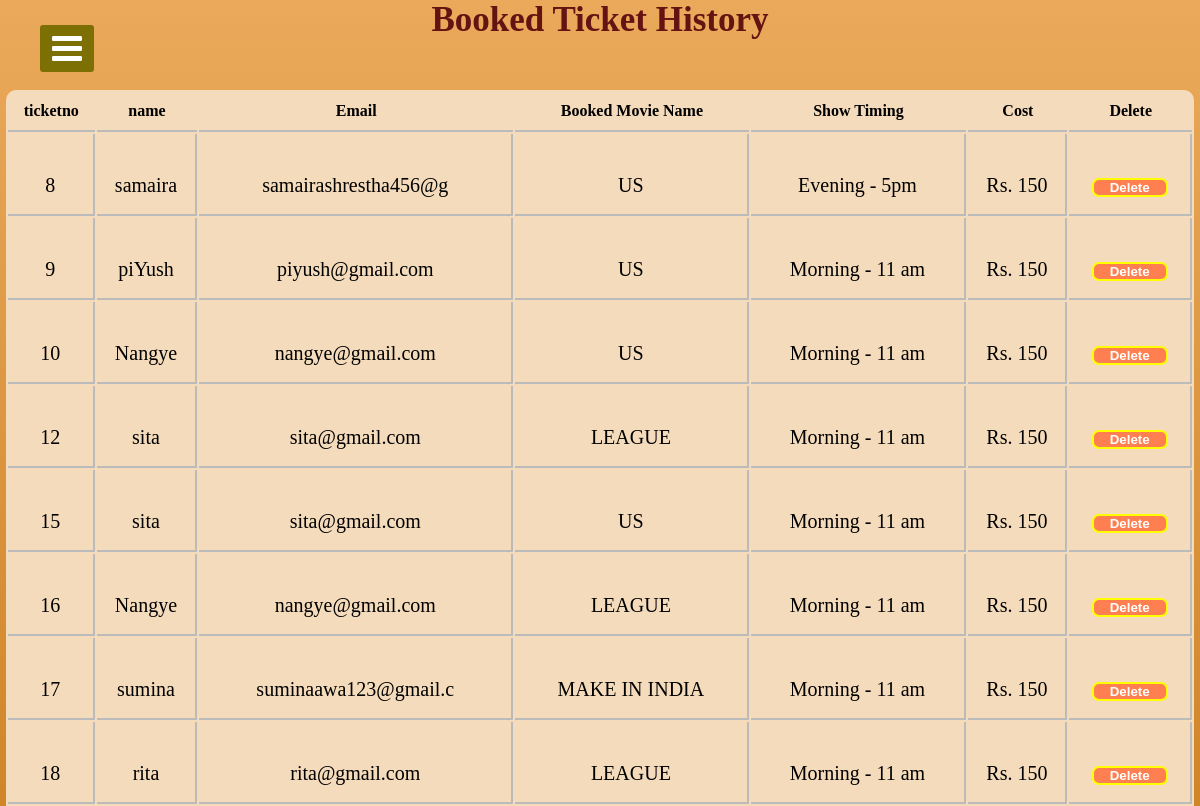
Page /dashboard/ticketBooked.php on the committed database.
### tables this page shows
CREATE TABLE `ticket` (
  `seatno` varchar(10) NOT NULL,
  `name` varchar(20) NOT NULL,
  `number` int(15) NOT NULL,
  `movie` varchar(40) NOT NULL,
  `timing` varchar(50) NOT NULL,
  `email` varchar(20) NOT NULL,
  `ticketno` int(100) NOT NULL
);

### dashboard/ticketBooked.php (the view, shortened to what this page needs)
<?php include("connection.php")?>
<!DOCTYPE html>
<html>
<head>
  <link rel="stylesheet" href="https://cdnjs.cloudflare.com/ajax/libs/font-awesome/4.7.0/css/font-awesome.min.css">
<link rel="stylesheet" href="sidebar.css">
<link rel="stylesheet" href="viewdetail.css">
</head>
<body>
  </html>
<!DOCTYPE html>
<html>
<head>
</head>
<body>
<label for="check">
<i class="fa fa-bars" id="btn"></i>
</label>
<div class="sidebar2">
<h1 class="adminTopic">Booked Ticket History</h1>
<?php
    $sqlget="SELECT * FROM ticket";
    $sqldata=mysqli_query($conn,$sqlget) or die('error getting');
    echo "<table>";
    echo "<tr>
      <th>ticketno</th>
      <th>name</th>
    <th>Email</th>
    <th>Booked Movie Name</th>
    <th>Show Timing</th>
    <th>Cost</th>
    <th>Delete</th>
       </tr>";
       while ($row=mysqli_fetch_array($sqldata,MYSQLI_ASSOC))
       {
        echo "<tr><td>";
        echo $row['ticketno'];
        echo "</td><td>";
        echo $row['name'];
        echo "</td><td>";
        echo $row['email'];
        echo "</td><td>";
        echo $row['movie'];
        echo "</td><td>";
        echo $row['timing'];
        echo "</td><td>";
        echo "Rs. 150";
        echo "</td>";
        ?>
<td>
<button style = "border:2px solid yellow; border-radius:7px; background-color:coral;color:black;" >
  <a href="deleteBookedTicket.php?id=<?php echo $row['ticketno'];?>">
    Delete
</a>
</button>
</td>
<?php
       }
       echo "</table>";
?>
</div>
</body>
</html>

### dashboard/sidebar.css (style rules this page uses)
* { margin: 0; padding: 0; list-style: none; text-decoration: none; }
label #btn, label #cancle { position: absolute; cursor: pointer; background-color: rgb(124, 112, 5); color: #fff; border-radius: 3px; }
label #btn { left: 40px; top: 25px; font-size: 35px; color: #fff; padding: 6px 12px; transition: all 0.5s; }

### dashboard/viewdetail.css (style rules this page uses)
body { background-image: linear-gradient( #eaa95b,#d08529); }
.adminTopic { text-align: center; color: rgb(101, 18, 18); font-size: 35px; }
table { width:99%; border-collapse: separate !important; margin:auto; text-align:center; margin-top:50px; background-color: #f4dbbb; border-radius: 10px 10px 0px 0px; }
table th { border-bottom:2px solid rgb(187, 187, 187); padding:10px 0px 10px 0px; font-family: "balsamiq_sansitalic" !important; }
table tr td { border-right: 2px solid rgb(187, 187, 187); height: 58px; padding: 22px 0px 0px 0px; font-family: "monospace;" !important; border-bottom: 2px solid rgb(187, 187, 187); font-size: 20px; }
table tr td a { color: white; border-radius: 5px; padding: 6px; text-decoration: none; margin: 10px; font-weight: 700; }

### rows in the picture
ticket: ticketno "8", name "samaira", email "samairashrestha456@g", movie "US", timing "Evening - 5pm"
ticket: ticketno "9", name "piYush", email "piyush@gmail.com", movie "US", timing "Morning - 11 am"
ticket: ticketno "10", name "Nangye", email "nangye@gmail.com", movie "US", timing "Morning - 11 am"
ticket: ticketno "12", name "sita", email "sita@gmail.com", movie "LEAGUE", timing "Morning - 11 am"
ticket: ticketno "15", name "sita", email "sita@gmail.com", movie "US", timing "Morning - 11 am"
ticket: ticketno "16", name "Nangye", email "nangye@gmail.com", movie "LEAGUE", timing "Morning - 11 am"
ticket: ticketno "17", name "sumina", email "suminaawa123@gmail.c", movie "MAKE IN INDIA", timing "Morning - 11 am"
ticket: ticketno "18", name "rita", email "rita@gmail.com", movie "LEAGUE", timing "Morning - 11 am"
